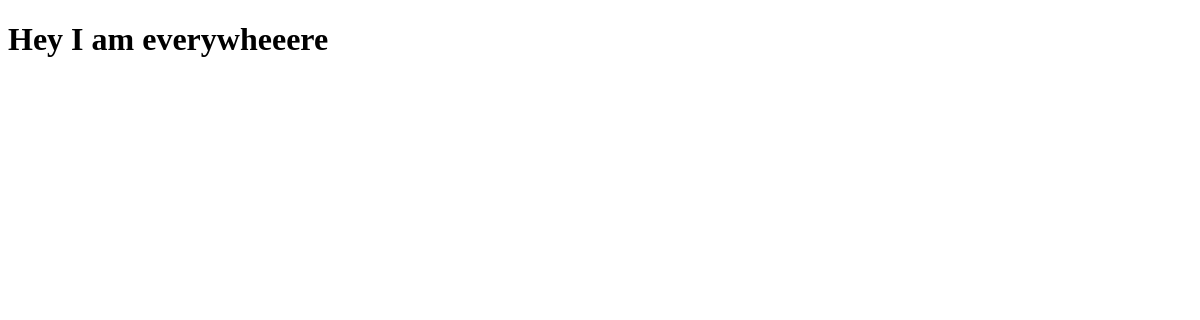
/restaurants_list/, run on an earlier commit of the app's database.
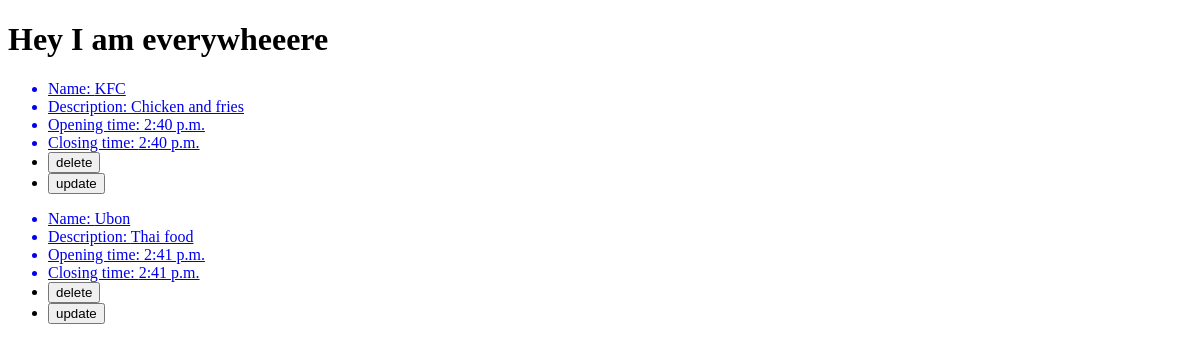
And on a later commit of the database.
### restaurants/models.py (models this page shows, shortened)
class Restaurant(models.Model):
	name = models.CharField(max_length=255)
	description = models.TextField()
	opening_time = models.TimeField(auto_now_add=True)
	closing_time = models.TimeField(auto_now_add=True)

### restaurants/views.py (the view)
# urls.py: path('restaurants_list/', views.list, name="restaurants_list"),
def list(request):
	context = {
	"restaurants": Restaurant.objects.all(),
	}
	return render(request, 'restaurant_list.html', context)

### restaurants/templates/restaurant_list.html (shortened to what this page needs)
{% extends "base.html" %}
{% block stuff %}
<body>
	{% for item in restaurants %}
	<a href="{% url 'restaurant_detail' restaurant_id=item.id %}">
	<ul>
		<li>Name: {{item.name}}</li>
		<li>Description: {{item.description}}</li>
		<li>Opening time: {{item.opening_time}}</li>
		<li>Closing time: {{item.closing_time}}</li>
		<li><a href="{% url 'delete' restaurant_id=item.id %}"><input type="button" value="delete"></a></li>
		<li><a href="{% url 'restaurant_update' restaurant_id=item.id %}"><input type="button" value="update"></a></li>
	</ul>
    </a>
	{% endfor %}
</body>
{% endblock stuff %}

What changed in the data, as far as the page shows it:
added Restaurant: name "KFC", description "Chicken and fries", opening_time "2:40 p.m.", closing_time "2:40 p.m."
added Restaurant: name "Ubon", description "Thai food", opening_time "2:41 p.m.", closing_time "2:41 p.m."
